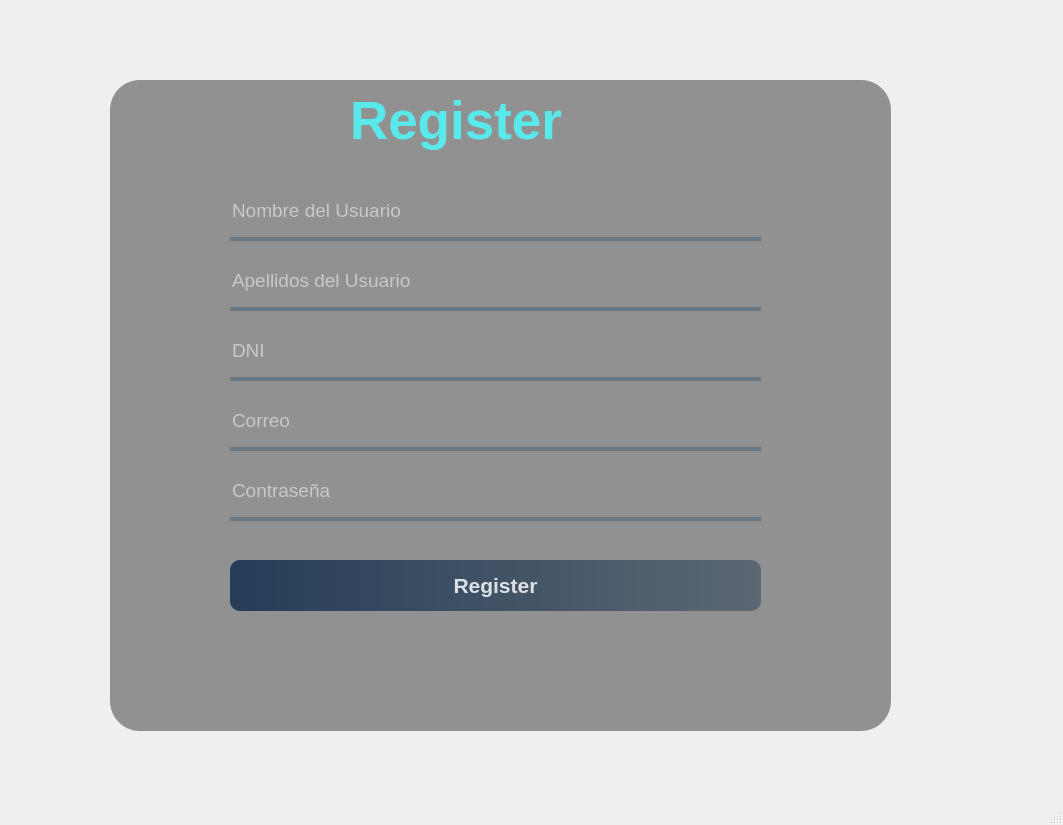
<?xml version="1.0" encoding="UTF-8"?>
<ui version="4.0">
 <class>RegisterWindow</class>
 <widget class="QMainWindow" name="RegisterWindow">
  <property name="geometry">
   <rect>
    <x>0</x>
    <y>0</y>
    <width>1063</width>
    <height>825</height>
   </rect>
  </property>
  <property name="windowTitle">
   <string>MainWindow</string>
  </property>
  <widget class="QWidget" name="centralwidget">
   <widget class="QWidget" name="widget" native="true">
    <property name="geometry">
     <rect>
      <x>70</x>
      <y>10</y>
      <width>861</width>
      <height>741</height>
     </rect>
    </property>
    <widget class="QLabel" name="label">
     <property name="geometry">
      <rect>
       <x>30</x>
       <y>30</y>
       <width>801</width>
       <height>691</height>
      </rect>
     </property>
     <property name="styleSheet">
      <string notr="true">border-image: url(:/images/wallpaperMountain.jpg);
border-image: url(:/images/wallpaperMountainRegister.jpg);
border-radius: 40px;</string>
     </property>
     <property name="text">
      <string/>
     </property>
    </widget>
    <widget class="QLabel" name="label_2">
     <property name="geometry">
      <rect>
       <x>40</x>
       <y>70</y>
       <width>781</width>
       <height>651</height>
      </rect>
     </property>
     <property name="styleSheet">
      <string notr="true">background-color: rgba(0,0,0,100);
border-radius: 30px;</string>
     </property>
     <property name="text">
      <string comment="Password"/>
     </property>
    </widget>
    <widget class="QLabel" name="label_3">
     <property name="geometry">
      <rect>
       <x>280</x>
       <y>60</y>
       <width>291</width>
       <height>101</height>
      </rect>
     </property>
     <property name="font">
      <font>
       <pointsize>40</pointsize>
       <weight>75</weight>
       <bold>true</bold>
      </font>
     </property>
     <property name="styleSheet">
      <string notr="true">color: rgba(90, 233, 235, 1);</string>
     </property>
     <property name="text">
      <string>Register</string>
     </property>
    </widget>
    <widget class="QLineEdit" name="nombreUsuarioRegister">
     <property name="geometry">
      <rect>
       <x>160</x>
       <y>180</y>
       <width>531</width>
       <height>51</height>
      </rect>
     </property>
     <property name="font">
      <font>
       <pointsize>14</pointsize>
      </font>
     </property>
     <property name="styleSheet">
      <string notr="true">background-color: rgba(0, 0, 0, 0);
border: none;
border-bottom: 4px solid rgba(105,118,132,255);
color: rgba(255,255,255,255);
padding-bottom: 7px;</string>
     </property>
     <property name="placeholderText">
      <string>Nombre del Usuario</string>
     </property>
    </widget>
    <widget class="QPushButton" name="registerButton">
     <property name="geometry">
      <rect>
       <x>160</x>
       <y>550</y>
       <width>531</width>
       <height>51</height>
      </rect>
     </property>
     <property name="font">
      <font>
       <pointsize>16</pointsize>
       <weight>75</weight>
       <bold>true</bold>
      </font>
     </property>
     <property name="styleSheet">
      <string notr="true">QPushButton#registerButton{
	background-color: qlineargradient(spread:pad, x1:0, y1:0, x2:1, y2:0, stop:0 rgba(20, 47, 78, 219), stop:1 rgba(85, 98, 112, 226));
	color: rgba(255,255,255,210);
	border-radius: 10px;
}

QPushButton#registerButton:hover{
	background-color: qlineargradient(spread:pad, x1:0, y1:0, x2:1, y2:0, stop:0 rgba(40, 67, 98, 219), stop:1 rgba(105, 118, 132, 226));
}

QPushButton#registerButton:pressed{
	padding-left: 5px;
	padding-top: 5px;
	background-color:rgba(105,118,132,200);
}</string>
     </property>
     <property name="text">
      <string>Register</string>
     </property>
    </widget>
    <widget class="QLineEdit" name="passwordRegister">
     <property name="geometry">
      <rect>
       <x>160</x>
       <y>460</y>
       <width>531</width>
       <height>51</height>
      </rect>
     </property>
     <property name="font">
      <font>
       <pointsize>14</pointsize>
      </font>
     </property>
     <property name="styleSheet">
      <string notr="true">background-color: rgba(0, 0, 0, 0);
border: none;
border-bottom: 4px solid rgba(105,118,132,255);
color: rgba(255,255,255,255);
padding-bottom: 7px;</string>
     </property>
     <property name="placeholderText">
      <string>Contraseña</string>
     </property>
    </widget>
    <widget class="QLineEdit" name="correoRegister">
     <property name="geometry">
      <rect>
       <x>160</x>
       <y>390</y>
       <width>531</width>
       <height>51</height>
      </rect>
     </property>
     <property name="font">
      <font>
       <pointsize>14</pointsize>
      </font>
     </property>
     <property name="styleSheet">
      <string notr="true">background-color: rgba(0, 0, 0, 0);
border: none;
border-bottom: 4px solid rgba(105,118,132,255);
color: rgba(255,255,255,255);
padding-bottom: 7px;</string>
     </property>
     <property name="text">
      <string/>
     </property>
     <property name="cursorPosition">
      <number>0</number>
     </property>
     <property name="placeholderText">
      <string>Correo</string>
     </property>
    </widget>
    <widget class="QLineEdit" name="dniRegister">
     <property name="geometry">
      <rect>
       <x>160</x>
       <y>320</y>
       <width>531</width>
       <height>51</height>
      </rect>
     </property>
     <property name="font">
      <font>
       <pointsize>14</pointsize>
      </font>
     </property>
     <property name="styleSheet">
      <string notr="true">background-color: rgba(0, 0, 0, 0);
border: none;
border-bottom: 4px solid rgba(105,118,132,255);
color: rgba(255,255,255,255);
padding-bottom: 7px;</string>
     </property>
     <property name="text">
      <string/>
     </property>
     <property name="placeholderText">
      <string>DNI</string>
     </property>
    </widget>
    <widget class="QLineEdit" name="apellidoUsuarioRegister">
     <property name="geometry">
      <rect>
       <x>160</x>
       <y>250</y>
       <width>531</width>
       <height>51</height>
      </rect>
     </property>
     <property name="font">
      <font>
       <pointsize>14</pointsize>
      </font>
     </property>
     <property name="styleSheet">
      <string notr="true">background-color: rgba(0, 0, 0, 0);
border: none;
border-bottom: 4px solid rgba(105,118,132,255);
color: rgba(255,255,255,255);
padding-bottom: 7px;</string>
     </property>
     <property name="text">
      <string/>
     </property>
     <property name="placeholderText">
      <string>Apellidos del Usuario</string>
     </property>
    </widget>
   </widget>
  </widget>
  <widget class="QStatusBar" name="statusbar"/>
 </widget>
 <resources>
  <include location="res.qrc"/>
 </resources>
 <connections/>
</ui>
